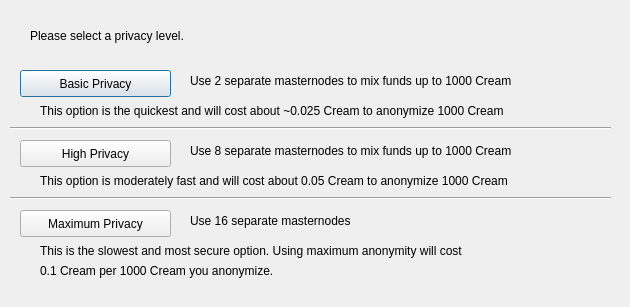
<?xml version="1.0" encoding="UTF-8"?>
<ui version="4.0">
 <class>DarksendConfig</class>
 <widget class="QDialog" name="DarksendConfig">
  <property name="geometry">
   <rect>
    <x>0</x>
    <y>0</y>
    <width>630</width>
    <height>307</height>
   </rect>
  </property>
  <property name="windowTitle">
   <string>Configure Darksend</string>
  </property>
  <widget class="QPushButton" name="buttonBasic">
   <property name="geometry">
    <rect>
     <x>20</x>
     <y>70</y>
     <width>151</width>
     <height>27</height>
    </rect>
   </property>
   <property name="text">
    <string>Basic Privacy</string>
   </property>
  </widget>
  <widget class="QPushButton" name="buttonHigh">
   <property name="geometry">
    <rect>
     <x>20</x>
     <y>140</y>
     <width>151</width>
     <height>27</height>
    </rect>
   </property>
   <property name="text">
    <string>High Privacy</string>
   </property>
  </widget>
  <widget class="QPushButton" name="buttonMax">
   <property name="geometry">
    <rect>
     <x>20</x>
     <y>210</y>
     <width>151</width>
     <height>27</height>
    </rect>
   </property>
   <property name="text">
    <string>Maximum Privacy</string>
   </property>
  </widget>
  <widget class="QLabel" name="label">
   <property name="geometry">
    <rect>
     <x>30</x>
     <y>20</y>
     <width>571</width>
     <height>31</height>
    </rect>
   </property>
   <property name="text">
    <string>Please select a privacy level.</string>
   </property>
  </widget>
  <widget class="QLabel" name="label_2">
   <property name="geometry">
    <rect>
     <x>190</x>
     <y>70</y>
     <width>421</width>
     <height>21</height>
    </rect>
   </property>
   <property name="text">
    <string>Use 2 separate masternodes to mix funds up to 1000 Cream</string>
   </property>
  </widget>
  <widget class="QLabel" name="label_3">
   <property name="geometry">
    <rect>
     <x>190</x>
     <y>140</y>
     <width>411</width>
     <height>21</height>
    </rect>
   </property>
   <property name="text">
    <string>Use 8 separate masternodes to mix funds up to 1000 Cream</string>
   </property>
  </widget>
  <widget class="QLabel" name="label_4">
   <property name="geometry">
    <rect>
     <x>190</x>
     <y>210</y>
     <width>421</width>
     <height>21</height>
    </rect>
   </property>
   <property name="text">
    <string>Use 16 separate masternodes</string>
   </property>
  </widget>
  <widget class="QLabel" name="label_6">
   <property name="geometry">
    <rect>
     <x>40</x>
     <y>100</y>
     <width>561</width>
     <height>21</height>
    </rect>
   </property>
   <property name="text">
    <string>This option is the quickest and will cost about ~0.025 Cream to anonymize 1000 Cream</string>
   </property>
  </widget>
  <widget class="QLabel" name="label_7">
   <property name="geometry">
    <rect>
     <x>40</x>
     <y>170</y>
     <width>561</width>
     <height>21</height>
    </rect>
   </property>
   <property name="text">
    <string>This option is moderately fast and will cost about 0.05 Cream to anonymize 1000 Cream</string>
   </property>
  </widget>
  <widget class="QLabel" name="label_8">
   <property name="geometry">
    <rect>
     <x>40</x>
     <y>240</y>
     <width>561</width>
     <height>21</height>
    </rect>
   </property>
   <property name="text">
    <string>This is the slowest and most secure option. Using maximum anonymity will cost</string>
   </property>
  </widget>
  <widget class="QLabel" name="label_9">
   <property name="geometry">
    <rect>
     <x>40</x>
     <y>260</y>
     <width>561</width>
     <height>21</height>
    </rect>
   </property>
   <property name="text">
    <string>0.1 Cream per 1000 Cream you anonymize.</string>
   </property>
  </widget>
  <widget class="Line" name="line">
   <property name="geometry">
    <rect>
     <x>10</x>
     <y>120</y>
     <width>601</width>
     <height>16</height>
    </rect>
   </property>
   <property name="orientation">
    <enum>Qt::Horizontal</enum>
   </property>
  </widget>
  <widget class="Line" name="line_2">
   <property name="geometry">
    <rect>
     <x>10</x>
     <y>190</y>
     <width>601</width>
     <height>16</height>
    </rect>
   </property>
   <property name="orientation">
    <enum>Qt::Horizontal</enum>
   </property>
  </widget>
 </widget>
 <resources/>
 <connections/>
</ui>
